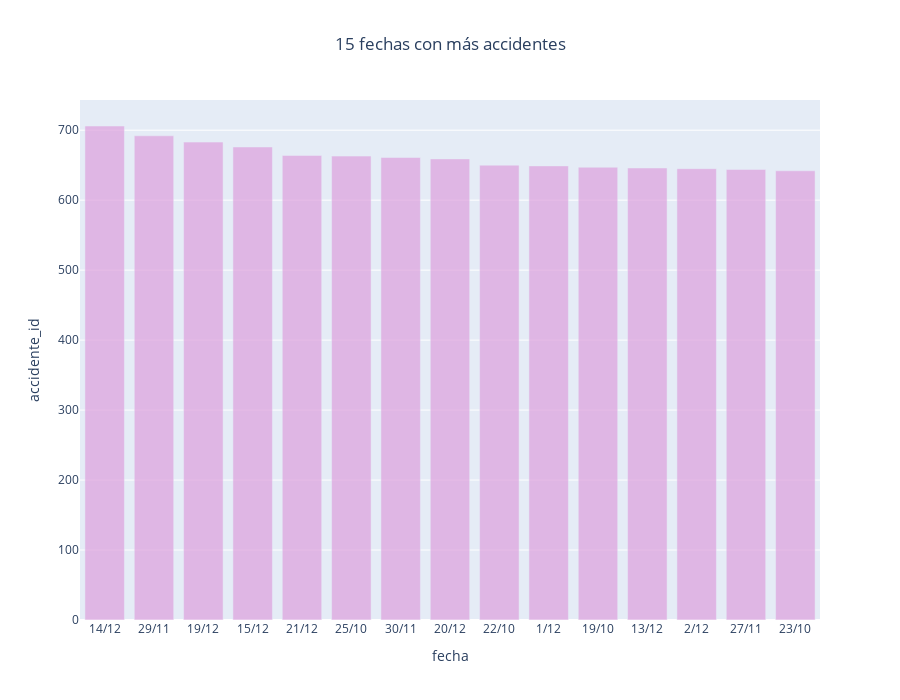

Notebook cell for this chart:
### Code cell
fig = px.bar(data_frame  =  top_15_accidentes_dia_mes,
             x           =  "fecha",
             y           =  "accidente_id",
             opacity     =  0.7,
             title       =  "15 fechas con más accidentes",
             height      =  700,
             color_discrete_sequence=['plum'])

fig.update_layout(title_x=0.5)
fig.show()

### Figure 1 — Plotly figure (JSON) as saved in the notebook; plotly's stock layout.template omitted (floating-point values rounded to 4 significant figures)
{"data": [{"alignmentgroup": "True", "hovertemplate": "fecha=%{x}<br>accidente_id=%{y}<extra></extra>", "legendgroup": "", "marker": {"color": "plum", "opacity": 0.7, "pattern": {"shape": ""}}, "name": "", "offsetgroup": "", "orientation": "v", "showlegend": false, "textposition": "auto", "type": "bar", "x": ["14/12", "29/11", "19/12", "15/12", "21/12", "25/10", "30/11", "20/12", "22/10", "1/12", "19/10", "13/12", "2/12", "27/11", "23/10"], "xaxis": "x", "y": [706, 692, 683, 676, 664, 663, 661, 659, 650, 649, 647, 646, 645, 644, 642], "yaxis": "y"}], "layout": {"barmode": "relative", "height": 700, "legend": {"tracegroupgap": 0}, "title": {"text": "15 fechas con más accidentes", "x": 0.5}, "xaxis": {"anchor": "y", "domain": [0, 1], "title": {"text": "fecha"}}, "yaxis": {"anchor": "x", "domain": [0, 1], "title": {"text": "accidente_id"}}}}
